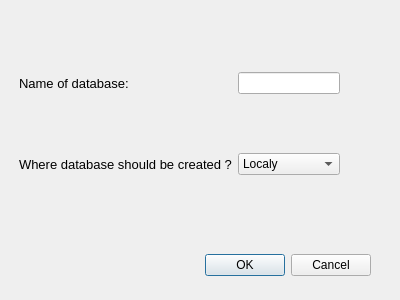
<?xml version="1.0" encoding="UTF-8"?>
<ui version="4.0">
 <class>Dialog</class>
 <widget class="QDialog" name="Dialog">
  <property name="geometry">
   <rect>
    <x>0</x>
    <y>0</y>
    <width>400</width>
    <height>300</height>
   </rect>
  </property>
  <property name="windowTitle">
   <string>Create database</string>
  </property>
  <widget class="QDialogButtonBox" name="buttonBox">
   <property name="geometry">
    <rect>
     <x>30</x>
     <y>250</y>
     <width>341</width>
     <height>31</height>
    </rect>
   </property>
   <property name="orientation">
    <enum>Qt::Horizontal</enum>
   </property>
   <property name="standardButtons">
    <set>QDialogButtonBox::Cancel|QDialogButtonBox::Ok</set>
   </property>
  </widget>
  <widget class="QWidget" name="gridLayoutWidget">
   <property name="geometry">
    <rect>
     <x>19</x>
     <y>19</y>
     <width>321</width>
     <height>211</height>
    </rect>
   </property>
   <layout class="QGridLayout" name="gridLayout">
    <item row="0" column="1">
     <widget class="QLineEdit" name="name_editline"/>
    </item>
    <item row="0" column="0">
     <widget class="QLabel" name="name_label">
      <property name="font">
       <font>
        <pointsize>10</pointsize>
       </font>
      </property>
      <property name="text">
       <string>Name of database:</string>
      </property>
     </widget>
    </item>
    <item row="1" column="0">
     <widget class="QLabel" name="location_label">
      <property name="font">
       <font>
        <pointsize>10</pointsize>
       </font>
      </property>
      <property name="text">
       <string>Where database should be created ?</string>
      </property>
     </widget>
    </item>
    <item row="1" column="1">
     <widget class="QComboBox" name="location_combobox">
      <item>
       <property name="text">
        <string>Localy</string>
       </property>
      </item>
      <item>
       <property name="text">
        <string>Remotly</string>
       </property>
      </item>
     </widget>
    </item>
   </layout>
  </widget>
 </widget>
 <resources/>
 <connections>
  <connection>
   <sender>buttonBox</sender>
   <signal>accepted()</signal>
   <receiver>Dialog</receiver>
   <slot>accept()</slot>
   <hints>
    <hint type="sourcelabel">
     <x>248</x>
     <y>254</y>
    </hint>
    <hint type="destinationlabel">
     <x>157</x>
     <y>274</y>
    </hint>
   </hints>
  </connection>
  <connection>
   <sender>buttonBox</sender>
   <signal>rejected()</signal>
   <receiver>Dialog</receiver>
   <slot>reject()</slot>
   <hints>
    <hint type="sourcelabel">
     <x>316</x>
     <y>260</y>
    </hint>
    <hint type="destinationlabel">
     <x>286</x>
     <y>274</y>
    </hint>
   </hints>
  </connection>
 </connections>
</ui>
